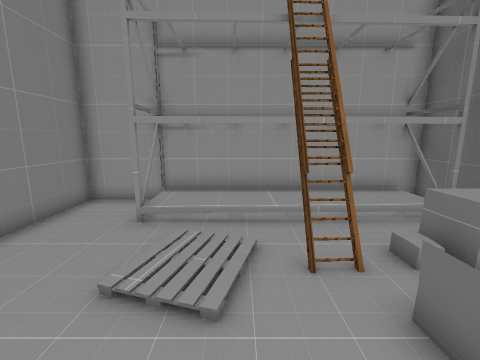
view 1 (above)

12 first-person views from a walk through a scene from a Unity 3-D project. The camera is 1.2 m above the floor, tilts 10° down and sees 90° across. The floor is counted in squares, 0.5 m on a side. Each view is taken from the middle of a square. On the plan, view 1 faces up. The plan holds only what a view shows up to about 17 squares ahead; the rest is blank. Door leaves are left out, so doorways stand open. Some surface patterns are stand-ins.

view 2
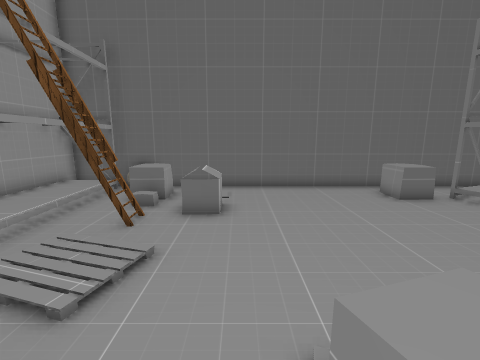

view 3
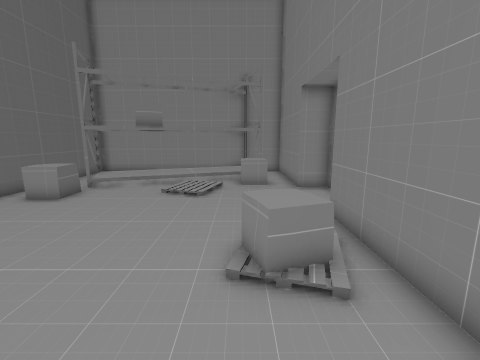

view 4
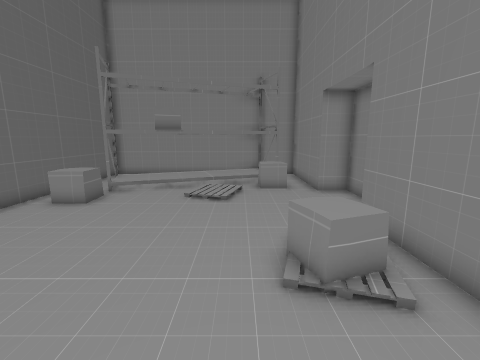

view 5
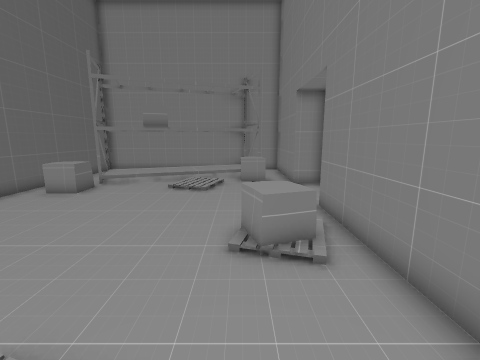

view 6
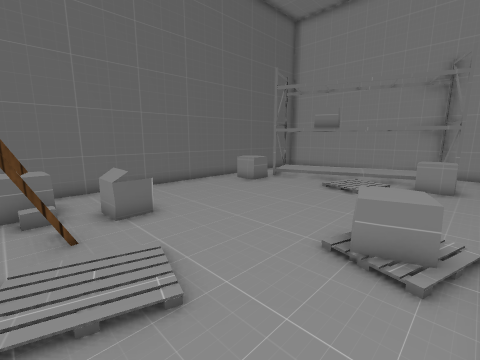

view 7
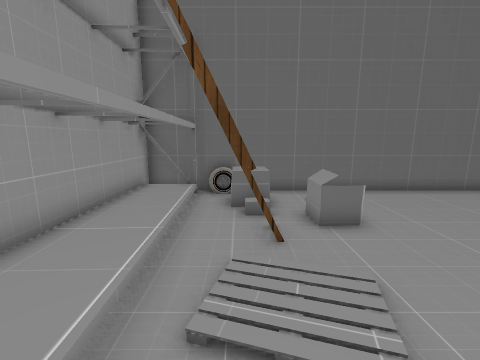

view 8
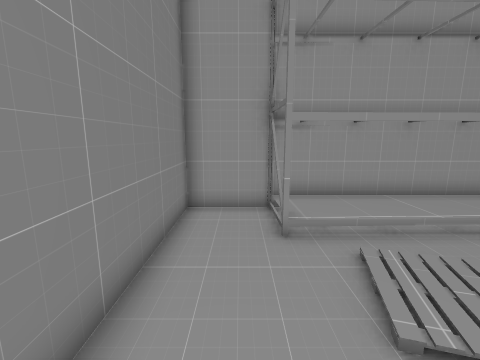

view 9
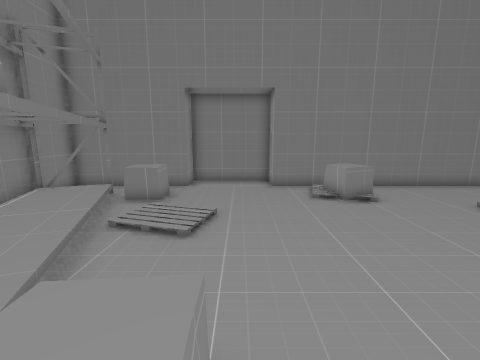

view 10
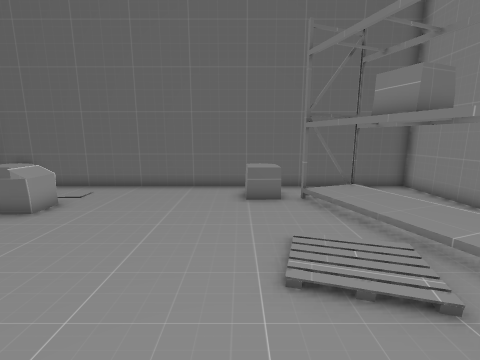

view 11
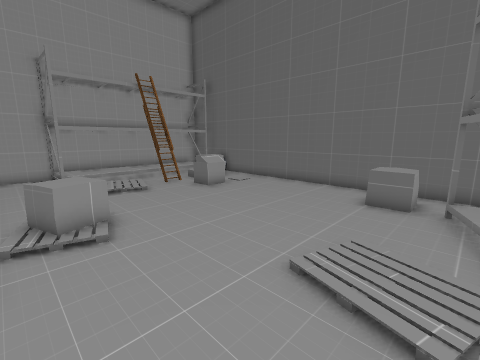

view 12
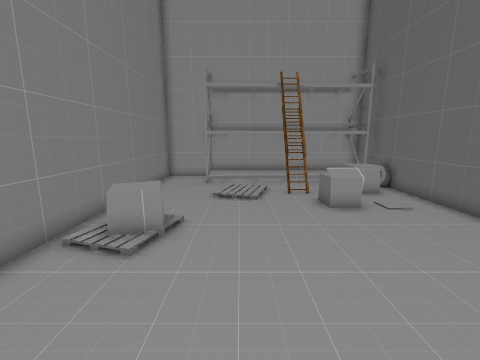

### Floor plan
Points are (right, up) in squares from view 1. A wall is a line through its corners. A room is listed if a view was taken in it or the views show most of it. See-through windows are left out.
Room 1 (views 1, 2, 3, 4, 5, 6, 7, 8, 9, 10, 11, 12)
walls: (-5.8, -7.6) (-5.8, -12.5); (-3.4, 9.2) (-5.8, 9.2) (-5.8, -3.3); (6.8, -12.5) (6.8, 9.2)
ways out: open door at (-6, -6)
objects: other object (-4, -12) to (5, -8); other object (-4, -9) to (-3, -8); other object (-4, -1); other object (-3, 7) to (6, 9); other object (1, -11) to (3, -9); other object (1, 5) to (2, 6); other object (2, 2) to (4, 3); other object (4, -7) to (5, -5); other object (4, 4) to (5, 5); other object (6, 5)

Where each view was taken, in squares from view 1:
view 1: 0 up, 0 right, facing up
view 2: 1 up, 5 left, facing right
view 3: 4 up, 3 left, facing down
view 4: 4 up, 2 left, facing down
view 5: 5 up, 3 left, facing down
view 6: 5 up, 5 left, facing down-right
view 7: 5 up, 4 left, facing right
view 8: 1 up, 4 left, facing up
view 9: 5 down, 6 right, facing left
view 10: 5 down, 5 left, facing right
view 11: 8 down, 5 left, facing up-right
view 12: 7 down, 1 left, facing up
